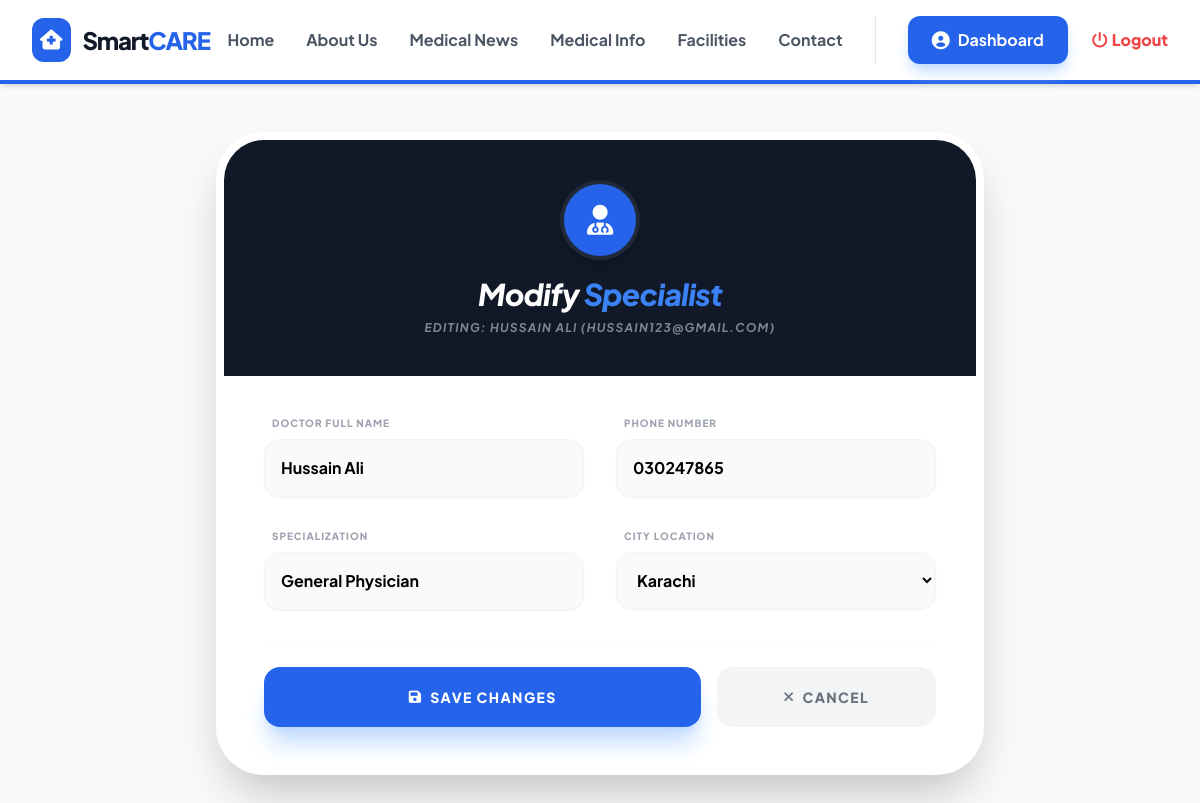
The app's page /edit_doctors.php?id=5 (signed in) with its own data.
### tables this page shows
CREATE TABLE `doctors` (
  `doctor_id` int(11) NOT NULL,
  `user_id` int(11) NOT NULL,
  `city_id` int(11) NOT NULL,
  `specialization` varchar(100) DEFAULT NULL,
  `qualification` varchar(255) DEFAULT NULL,
  `experience_years` int(11) DEFAULT NULL,
  `doctor_phone` varchar(15) DEFAULT NULL,
  `doctor_email` varchar(100) DEFAULT NULL,
  `availability_status` text DEFAULT NULL,
  `consultation_fee` int(11) DEFAULT 0,
  `doc_name` varchar(100) DEFAULT NULL
);

CREATE TABLE `users` (
  `user_id` int(11) NOT NULL,
  `username` varchar(50) NOT NULL,
  `password` varchar(255) NOT NULL,
  `role_id` int(11) NOT NULL,
  `email` varchar(100) NOT NULL,
  `full_name` varchar(100) NOT NULL,
  `address` text NOT NULL,
  `phone_number` varchar(15) NOT NULL,
  `reset_token` varchar(255) DEFAULT NULL,
  `token_expiry` datetime DEFAULT NULL
);

### edit_doctors.php (the view, shortened to what this page needs)
<?php
include('config/db.php');
include('includes/header.php');
$id = mysqli_real_escape_string($conn, $_GET['id']);
$res = mysqli_query($conn, "SELECT d.*, u.full_name, u.phone_number, u.email
                            FROM doctors d
                            JOIN users u ON d.user_id = u.user_id
                            WHERE d.doctor_id = '$id'");
$doc = mysqli_fetch_assoc($res);
?>
<div class="bg-gray-50 min-h-screen py-12 px-4">
    <div class="max-w-3xl mx-auto bg-white rounded-[3rem] shadow-2xl overflow-hidden border-8 border-white">
        <div class="bg-gray-900 p-10 text-center">
            <div class="w-20 h-20 bg-blue-600 rounded-full flex items-center justify-center mx-auto mb-4 border-4 border-gray-800 shadow-lg">
                <i class="fa-solid fa-user-md text-white text-3xl"></i>
            </div>
            <h2 class="text-3xl font-black text-white italic tracking-tight">Modify <span class="text-blue-500">Specialist</span></h2>
            <p class="text-gray-400 font-bold text-xs uppercase mt-2 tracking-widest italic opacity-80">
                Editing: <?= $doc['full_name']; ?> (<?= $doc['email']; ?>)
            </p>
        </div>
        <form action="" method="POST" class="p-10 space-y-8">
            <div class="grid grid-cols-1 md:grid-cols-2 gap-8">
                <div class="group">
                    <label class="block text-[10px] font-black uppercase text-gray-400 mb-2 ml-2 tracking-widest">Doctor Full Name</label>
                    <input type="text" name="full_name" value="<?= $doc['full_name']; ?>" required
                        class="w-full p-4 bg-gray-50 border border-gray-100 rounded-2xl focus:ring-4 focus:ring-blue-500/10 focus:border-blue-500 outline-none font-bold transition-all shadow-sm">
                </div>
                <div class="group">
                    <label class="block text-[10px] font-black uppercase text-gray-400 mb-2 ml-2 tracking-widest">Phone Number</label>
                    <input type="text" name="phone" value="<?= $doc['phone_number']; ?>" required
                        class="w-full p-4 bg-gray-50 border border-gray-100 rounded-2xl focus:ring-4 focus:ring-blue-500/10 focus:border-blue-500 outline-none font-bold transition-all shadow-sm">
                </div>
                <div class="group">
                    <label class="block text-[10px] font-black uppercase text-gray-400 mb-2 ml-2 tracking-widest">Specialization</label>
                    <input type="text" name="specialization" value="<?= $doc['specialization']; ?>" required
                        class="w-full p-4 bg-gray-50 border border-gray-100 rounded-2xl focus:ring-4 focus:ring-blue-500/10 focus:border-blue-500 outline-none font-bold transition-all shadow-sm">
                </div>
                <div class="group">
                    <label class="block text-[10px] font-black uppercase text-gray-400 mb-2 ml-2 tracking-widest">City Location</label>
                    <select name="city_id" class="w-full p-4 bg-gray-50 border border-gray-100 rounded-2xl focus:ring-4 focus:ring-blue-500/10 focus:border-blue-500 outline-none font-bold transition-all shadow-sm">
                        <?php
                        $cities = mysqli_query($conn, "SELECT * FROM cities ORDER BY city_name ASC");
                        while ($c = mysqli_fetch_assoc($cities)) {
                            $sel = ($c['city_id'] == $doc['city_id']) ? "selected" : "";
                            echo "<option value='" . $c['city_id'] . "' $sel>" . $c['city_name'] . "</option>";
                        }
                        ?>
                    </select>
                </div>
            </div>
            <div class="flex flex-col md:flex-row gap-4 pt-6 border-t border-gray-50">
                <button type="submit" name="update_doc"
                    class="flex-[2] bg-blue-600 text-white font-black py-5 rounded-2xl hover:bg-gray-900 transition-all duration-300 shadow-xl shadow-blue-200 uppercase tracking-widest text-sm flex items-center justify-center gap-2">
                    <i class="fa-solid fa-floppy-disk"></i> Save Changes
                </button>
                <a href="manage_doctors.php"
                    class="flex-1 bg-gray-100 text-gray-500 text-center font-black py-5 rounded-2xl hover:bg-gray-200 transition-all uppercase tracking-widest text-sm flex items-center justify-center gap-2">
                    <i class="fa-solid fa-xmark"></i> Cancel
                </a>
            </div>
        </form>
    </div>
</div>
<?php include('includes/footer.php'); ?>

### includes/header.php (style rules this page uses)
body { font-family: 'Plus Jakarta Sans', sans-serif; }

### records on screen
doctors: user.full_name "HUSSAIN ALI", user.email "HUSSAIN123@GMAIL.COM", full_name "Hussain Ali", phone "030247865", specialization "General Physician"

### other values on screen
form field city_id "Karachi"
